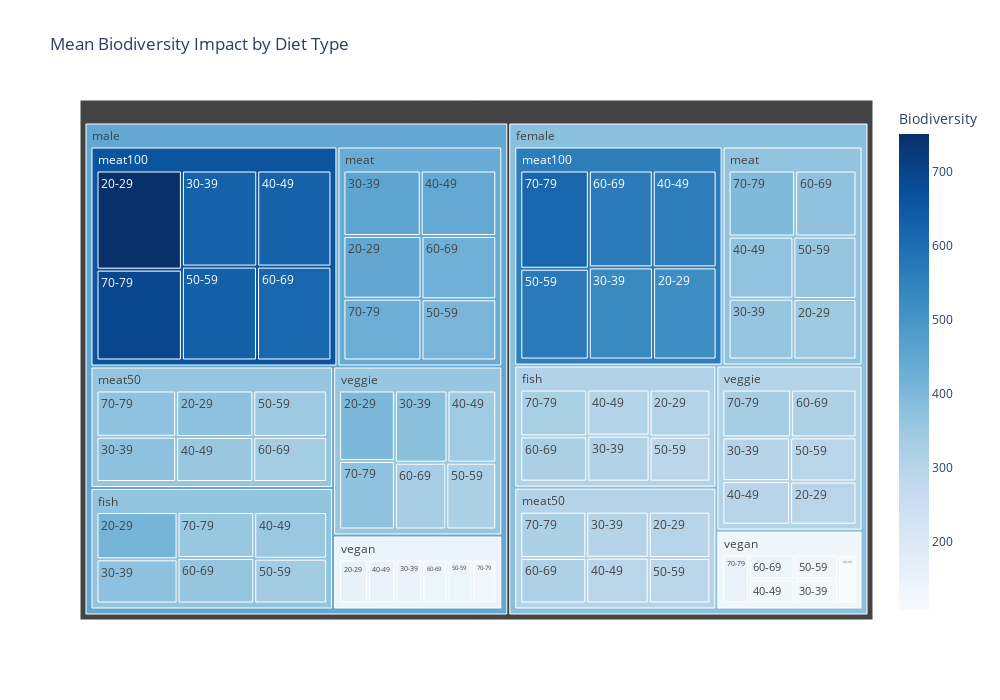

The notebook cell saved with this chart:
### Code cell
plot_treemap('Biodiversity', 'Mean Biodiversity Impact by Diet Type')

### Figure 1 — Plotly figure (JSON) as saved in the notebook; plotly's stock layout.template omitted (floating-point values rounded to 4 significant figures)
{"data": [{"branchvalues": "total", "customdata": [[308.1], [411.7], [350.9], [448.0], [518.6], [751.0], [298.2], [375.8], [107.2], [157.5], [295.5], [400.4], [309.2], [373.4], [361.2], [457.5], [528.4], [626.8], [301.0], [375.3], [127.3], [147.6], [301.5], [377.8], [306.9], [354.8], [368.7], [443.8], [560.6], [627.4], [297.2], [355.9], [131.4], [151.8], [299.2], [344.5], [291.2], [337.6], [362.2], [406.1], [568.8], [629.0], [292.1], [349.4], [134.2], [139.4], [296.5], [321.1], [322.0], [360.6], [370.2], [424.2], [565.8], [614.5], [315.0], [335.9], [138.6], [139.2], [316.3], [330.3], [326.1], [358.4], [395.5], [428.0], [618.1], [694.3], [320.1], [372.5], [150.6], [126.7], [332.6], [372.2], [311.1], [367.2], [368.7], [435.1], [561.5], [660.6], [304.3], [361.3], [133.0], [144.3], [307.6], [359.4], [378.6], [447.0]], "domain": {"x": [0, 1], "y": [0, 1]}, "hovertemplate": "labels=%{label}<br>Biodiversity_sum=%{value}<br>parent=%{parent}<br>id=%{id}<br>Biodiversity=%{color}<extra></extra>", "ids": ["female/fish/20-29", "male/fish/20-29", "female/meat/20-29", "male/meat/20-29", "female/meat100/20-29", "male/meat100/20-29", "female/meat50/20-29", "male/meat50/20-29", "female/vegan/20-29", "male/vegan/20-29", "female/veggie/20-29", "male/veggie/20-29", "female/fish/30-39", "male/fish/30-39", "female/meat/30-39", "male/meat/30-39", "female/meat100/30-39", "male/meat100/30-39", "female/meat50/30-39", "male/meat50/30-39", "female/vegan/30-39", "male/vegan/30-39", "female/veggie/30-39", "male/veggie/30-39", "female/fish/40-49", "male/fish/40-49", "female/meat/40-49", "male/meat/40-49", "female/meat100/40-49", "male/meat100/40-49", "female/meat50/40-49", "male/meat50/40-49", "female/vegan/40-49", "male/vegan/40-49", "female/veggie/40-49", "male/veggie/40-49", "female/fish/50-59", "male/fish/50-59", "female/meat/50-59", "male/meat/50-59", "female/meat100/50-59", "male/meat100/50-59", "female/meat50/50-59", "male/meat50/50-59", "female/vegan/50-59", "male/vegan/50-59", "female/veggie/50-59", "male/veggie/50-59", "female/fish/60-69", "male/fish/60-69", "female/meat/60-69", "male/meat/60-69", "female/meat100/60-69", "male/meat100/60-69", "female/meat50/60-69", "male/meat50/60-69", "female/vegan/60-69", "male/vegan/60-69", "female/veggie/60-69", "male/veggie/60-69", "female/fish/70-79", "male/fish/70-79", "female/meat/70-79", "male/meat/70-79", "female/meat100/70-79", "male/meat100/70-79", "female/meat50/70-79", "male/meat50/70-79", "female/vegan/70-79", "male/vegan/70-79", "female/veggie/70-79", "male/veggie/70-79", "female/fish", "male/fish", "female/meat", "male/meat", "female/meat100", "male/meat100", "female/meat50", "male/meat50", "female/vegan", "male/vegan", "female/veggie", "male/veggie", "female", "male"], "labels": ["20-29", "20-29", "20-29", "20-29", "20-29", "20-29", "20-29", "20-29", "20-29", "20-29", "20-29", "20-29", "30-39", "30-39", "30-39", "30-39", "30-39", "30-39", "30-39", "30-39", "30-39", "30-39", "30-39", "30-39", "40-49", "40-49", "40-49", "40-49", "40-49", "40-49", "40-49", "40-49", "40-49", "40-49", "40-49", "40-49", "50-59", "50-59", "50-59", "50-59", "50-59", "50-59", "50-59", "50-59", "50-59", "50-59", "50-59", "50-59", "60-69", "60-69", "60-69", "60-69", "60-69", "60-69", "60-69", "60-69", "60-69", "60-69", "60-69", "60-69", "70-79", "70-79", "70-79", "70-79", "70-79", "70-79", "70-79", "70-79", "70-79", "70-79", "70-79", "70-79", "fish", "fish", "meat", "meat", "meat100", "meat100", "meat50", "meat50", "vegan", "vegan", "veggie", "veggie", "female", "male"], "marker": {"coloraxis": "coloraxis", "colors": [308.1, 411.7, 350.9, 448.0, 518.6, 751.0, 298.2, 375.8, 107.2, 157.5, 295.5, 400.4, 309.2, 373.4, 361.2, 457.5, 528.4, 626.8, 301.0, 375.3, 127.3, 147.6, 301.5, 377.8, 306.9, 354.8, 368.7, 443.8, 560.6, 627.4, 297.2, 355.9, 131.4, 151.8, 299.2, 344.5, 291.2, 337.6, 362.2, 406.1, 568.8, 629.0, 292.1, 349.4, 134.2, 139.4, 296.5, 321.1, 322.0, 360.6, 370.2, 424.2, 565.8, 614.5, 315.0, 335.9, 138.6, 139.2, 316.3, 330.3, 326.1, 358.4, 395.5, 428.0, 618.1, 694.3, 320.1, 372.5, 150.6, 126.7, 332.6, 372.2, 311.1, 367.2, 368.7, 435.1, 561.5, 660.6, 304.3, 361.3, 133.0, 144.3, 307.6, 359.4, 378.6, 447.0]}, "name": "", "parents": ["female/fish", "male/fish", "female/meat", "male/meat", "female/meat100", "male/meat100", "female/meat50", "male/meat50", "female/vegan", "male/vegan", "female/veggie", "male/veggie", "female/fish", "male/fish", "female/meat", "male/meat", "female/meat100", "male/meat100", "female/meat50", "male/meat50", "female/vegan", "male/vegan", "female/veggie", "male/veggie", "female/fish", "male/fish", "female/meat", "male/meat", "female/meat100", "male/meat100", "female/meat50", "male/meat50", "female/vegan", "male/vegan", "female/veggie", "male/veggie", "female/fish", "male/fish", "female/meat", "male/meat", "female/meat100", "male/meat100", "female/meat50", "male/meat50", "female/vegan", "male/vegan", "female/veggie", "male/veggie", "female/fish", "male/fish", "female/meat", "male/meat", "female/meat100", "male/meat100", "female/meat50", "male/meat50", "female/vegan", "male/vegan", "female/veggie", "male/veggie", "female/fish", "male/fish", "female/meat", "male/meat", "female/meat100", "male/meat100", "female/meat50", "male/meat50", "female/vegan", "male/vegan", "female/veggie", "male/veggie", "female", "male", "female", "male", "female", "male", "female", "male", "female", "male", "female", "male", "", ""], "type": "treemap", "values": [246600.0, 325300.0, 295700.0, 371400.0, 439800.0, 626100.0, 246000.0, 304400.0, 95840.0, 139400.0, 233300.0, 312500.0, 247000.0, 303900.0, 305300.0, 384000.0, 444700.0, 535500.0, 248100.0, 306300.0, 112600.0, 129900.0, 240600.0, 301900.0, 247200.0, 288500.0, 311700.0, 375600.0, 464400.0, 527000.0, 246100.0, 294600.0, 117500.0, 133800.0, 240200.0, 280200.0, 235400.0, 277100.0, 304900.0, 347400.0, 467300.0, 521900.0, 241600.0, 291100.0, 116800.0, 120200.0, 237600.0, 265400.0, 261500.0, 296400.0, 313900.0, 359300.0, 465300.0, 516700.0, 258900.0, 282500.0, 121900.0, 121400.0, 254400.0, 273200.0, 269700.0, 299500.0, 340100.0, 366100.0, 505600.0, 573900.0, 263100.0, 312500.0, 138800.0, 116100.0, 267600.0, 303800.0, 1508000.0, 1791000.0, 1872000.0, 2204000.0, 2787000.0, 3301000.0, 1504000.0, 1791000.0, 703400.0, 760700.0, 1474000.0, 1737000.0, 9847000.0, 11580000.0]}], "layout": {"coloraxis": {"colorbar": {"title": {"text": "Biodiversity"}}, "colorscale": [[0, "rgb(247,251,255)"], [0.125, "rgb(222,235,247)"], [0.25, "rgb(198,219,239)"], [0.375, "rgb(158,202,225)"], [0.5, "rgb(107,174,214)"], [0.625, "rgb(66,146,198)"], [0.75, "rgb(33,113,181)"], [0.875, "rgb(8,81,156)"], [1, "rgb(8,48,107)"]]}, "height": 700, "legend": {"tracegroupgap": 0}, "title": {"text": "Mean Biodiversity Impact by Diet Type"}, "width": 1000}}
